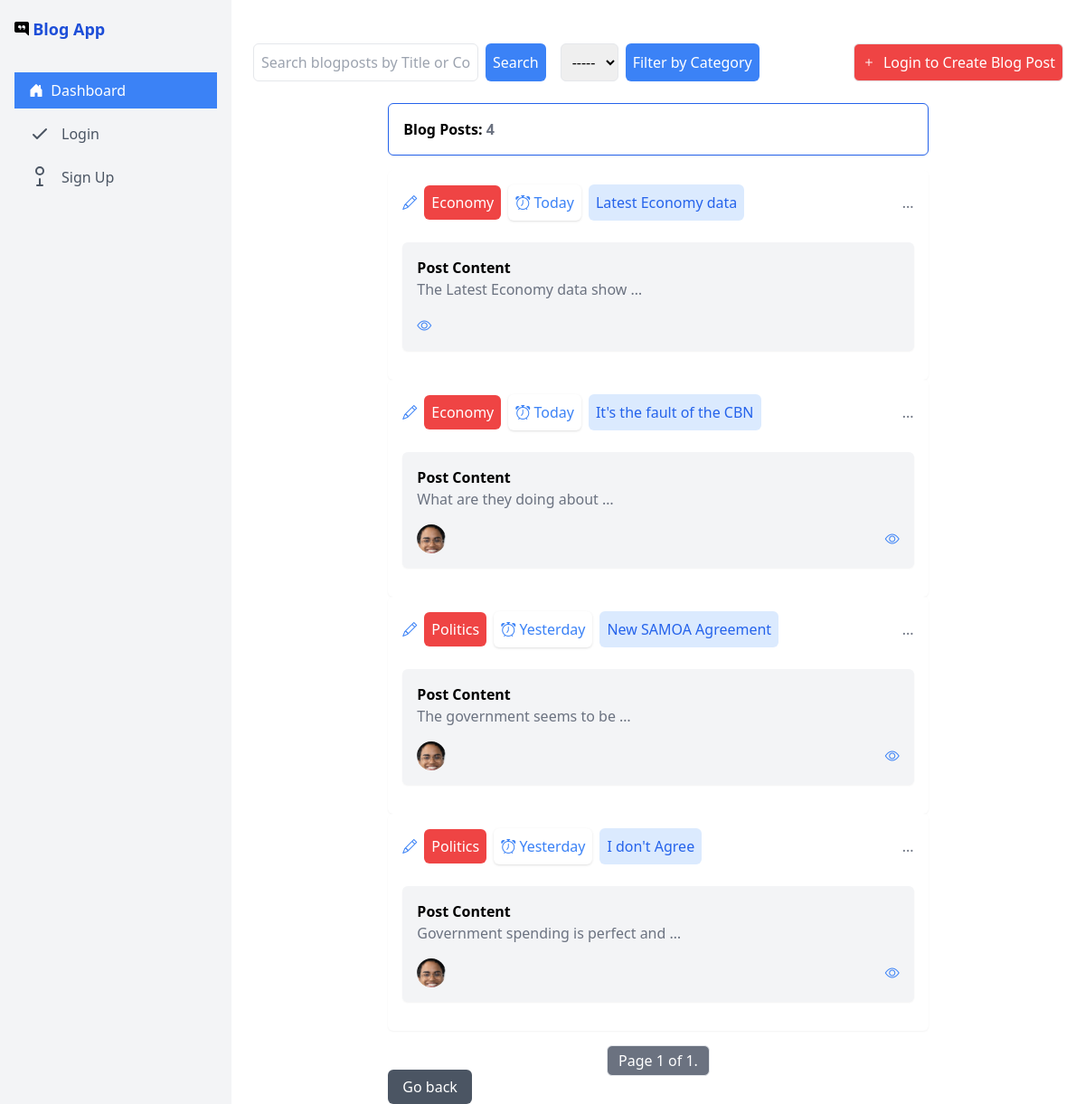
The page / on the database its author committed.
### blog/models.py (models this page shows, shortened)
class BlogPost(models.Model):
    title = models.CharField(max_length=255)
    content = models.TextField()
    category = models.ForeignKey(Category, on_delete=models.SET_NULL, null=True, blank=True)
    author = models.ForeignKey(settings.AUTH_USER_MODEL, on_delete=models.CASCADE)
    created_at = models.DateTimeField(auto_now_add=True)
    modified_at = models.DateTimeField(auto_now=True)
    class Meta:
        ordering = ['-created_at']

class Category(models.Model):
    name = models.CharField(max_length=255, unique=True)
    description = models.TextField(blank=True, null=True)
    class Meta:
        ordering = ['name']

### accounts/models.py (models this page shows)
class CustomUser(AbstractUser):
    username = None
    email = models.EmailField(db_index=True, unique=True, validators=[validate_email])
    profile_pix = models.ImageField(upload_to='profile_pix/', default='profile_pix/sample.png')
    objects = UserManager()
    USERNAME_FIELD = 'email'
    REQUIRED_FIELDS = []
    EMAIL_FIELD = 'email'
    class Meta:
        ordering = ['-date_joined']
    def __str__(self):
        return self.email

### blog/views.py (the view)
# urls.py: path("", views.BlogPostListView.as_view(), name="blogposts"),
class BlogPostListView(ListView):
    model = BlogPost
    context_object_name = 'blogposts'
    template_name = 'blog/blogposts.html'
    paginate_by = 5
    def get_queryset(self, *args, **kwargs):
        base_queryset = BlogPost.objects.all()
        search_query = self.request.GET.get('q', None)
        category = self.request.GET.get('category', None)
        if search_query:
            self.queryset = base_queryset.filter(Q(title__icontains=search_query) | Q(content__icontains=search_query))
        elif category:
            self.queryset = base_queryset.filter(category__name__icontains=category)
        else:
            self.queryset = base_queryset
        return self.queryset

### blog/templates/blog/blogposts.html (shortened to what this page needs)
{% extends 'blog/base.html' %}
{% block content %}
{% load humanize %}
<div class="container mx-auto m-6">
    <div class="flex space-x-2 justify-between">
            <form method="GET" action="{% url 'blogposts' %}" class="flex w-full">
                <input
                    type="text"
                    name="q"
                    class="bg-white flex-grow p-2 border rounded-md"
                    placeholder="Search blogposts by Title or Content"
                    value="{{ search_query }}">
                <button type="submit" class="ml-2 p-2 bg-blue-500 text-white rounded-md">Search</button>
            </form>
            <form action="{% url 'blogposts' %}" method="get" class="flex w-full">
                <select id="loadcategories" class="ml-2 p-2 border rounded-md" name="category" required>
                    <option value="">-----</option>
                </select>
                <input type="submit" class="ml-2 p-2 bg-blue-500 text-white rounded-md" value="Filter by Category">
            </form>
            {% if user.is_authenticated %}
        <div class="w-full flex justify-end space-x-6">
            <a href="{% url 'create-blogpost' %}" class="p-2 rounded-md border bg-blue-600 text-white border-blue-600 flex items-center justify-center">
                <i class="bi bi-plus mr-2"></i> Create Blog Post
            </a>
        </div>
        {% else %}
        <div class="w-full flex justify-end space-x-6">
            <a href="{% url 'login' %}" class="p-2 rounded-md border bg-red-500 text-white flex items-center justify-center">
                <i class="bi bi-plus mr-2"></i> Login to Create Blog Post
            </a>
        </div>
        {% endif %}
    </div>
    <div class="flex justify-center mt-6">
        <div class="w-2/3">
            <div class="p-4 bg-white rounded-md border border-blue-600 shadow-sm mb-4">
                <h1 class="font-bold">Blog Posts: <span class="text-gray-500">{{ blogposts.count }}</span></h1>
            </div>
            {% for post in blogposts %}
            <div class="space-y-4">
                <div class="p-4 bg-white rounded-md shadow-sm">
                    <div class="flex justify-between items-center">
                        <div class="flex items-center space-x-2">
                            {% if post.category %}
                            <a href="{% url 'update-category' pk=post.category.id %}">
                                <button title='Update Category' class="text-blue-500"><i class="bi bi-pencil"></i></button>
                            </a>
                            <span class="text-white">
                                <a title="Click to filter for this category only" href="?category={{ post.category.name }}" class="p-2 bg-red-500 rounded-md">
                                    {{ post.category.name }}
                                </a>
                            </span>
                            {% else %}
                            <span class="text-white">
                                <a class="p-2 bg-red-500 rounded-md">
                                    No Category Selected
                                </a>
                            </span>
                            {% endif %}
                            <span class="text-blue-500">
                                <button class="p-2 shadow bg-white rounded-md"><i class="bi bi-alarm"></i> {{ post.created_at|naturalday|capfirst }}</button>
                            </span>
                            <span class="text-blue-600">
                                <button class="p-2 bg-blue-100 rounded-md">{{ post.title }}</button>
                            </span>
                        </div>
                        <button class="text-gray-500">...</button>
                    </div>
                    <br>
                    <div class="p-4 bg-gray-100 rounded-md shadow-sm mb-4">
                        <h2 class="font-bold">Post Content</h2>
                        <p class="text-gray-500">{{ post.content|truncatewords:5 }}</p>
                        <div class="flex items-center justify-between mt-4">
                            {% if post.author.profile_pix %}
                            <div class="flex items-center space-x-2">
                                <img src="{{ post.author.profile_pix.url }}" title="Created by {{ post.author }}" class="w-8 h-8 rounded-full object-cover" alt="{{ post.author }}" />
                            </div>
                            {% endif %}
                            <div class="flex items-center space-x-2">
                                <a title="Read More" href="{% url 'blogpost-detail' pk=post.id %}">
                                    <button class="text-blue-500"><i class="bi bi-eye"></i></button>
                                </a>
                            </div>
                        </div>
                    </div>
                </div>
            </div>
            {% endfor %}
            <div class="pagination mt-4 flex justify-center items-center space-x-2">
                <span class="px-3 py-1 border rounded-md text-white bg-gray-500">
                    Page {{ page_obj.number }} of {{ page_obj.paginator.num_pages }}.
                </span>
            </div>
            <a class="btn btn-primary shadow-sm mt-2 px-4 py-2 bg-gray-600 text-white rounded-md cursor-pointer" onclick="history.go(-1)">Go back</a>
        </div>
    </div>
</div>
{% endblock %}

### blog/templates/blog/base.html (shortened to what this page needs)
<!DOCTYPE html>
<html lang="en">
<head>
<link rel="stylesheet" href="//code.jquery.com/ui/1.12.1/themes/base/jquery-ui.css">
{% load static %}
<script src="https://cdn.tailwindcss.com"></script>
</head>
{% block body%}
<body class="flex h-screen">
{% endblock %}
<div class="w-64 bg-gray-100 text-dark flex-shrink-0 hidden md:block">
    <div class="flex items-center h-16 bg-gray-100 px-4">
        <i class="bi bi-chat-right-quote-fill"></i>
        <h1 class="text-lg font-bold text-blue-700">
            <a href="{% url 'blogposts' %}">Blog App</a>
            </h1>
    </div>
    <nav class="flex flex-col p-4 space-y-2">
        <a href="{% url 'blogposts' %}" class="nav-link flex items-center px-4 py-2 text-gray-500 hover:bg-gray-700 hover:text-white">
            <i class="bi bi-house-door-fill"></i>&nbsp; Dashboard
        </a>
        {% if user.is_authenticated %}
        <a href="{% url 'user-profile' %}" class="nav-link flex items-center px-4 py-2 text-gray-600 hover:bg-gray-700 hover:text-white">
            <i class="bi bi-person-badge"> </i> &nbsp;
            <span class="font-bold">{{ user.first_name|upper }}</span> &nbsp; Profile Page
        </a>
        <a href="{% url 'create-category' %}" class="nav-link flex items-center px-4 py-2 text-gray-600 hover:bg-gray-700 hover:text-white">
            <svg class="w-6 h-6 mr-3" fill="none" stroke="currentColor" viewBox="0 0 24 24" xmlns="http://www.w3.org/2000/svg">
                <path stroke-linecap="round" stroke-linejoin="round" stroke-width="2" d="M12 4v16m8-8H4"></path>
            </svg>
            Create Category
        </a>
        <a href="{% url 'categories' %}" class="nav-link flex items-center px-4 py-2 text-gray-600 hover:bg-gray-700 hover:text-white">
            <i class="bi bi-eye"> </i> &nbsp; View all Categories
        </a>
        <a href="{% url 'logout' %}" class="nav-link flex items-center px-4 py-2 text-gray-600 hover:bg-gray-700 hover:text-white">
            <svg class="w-6 h-6 mr-3" fill="none" stroke="currentColor" viewBox="0 0 24 24" xmlns="http://www.w3.org/2000/svg">
                <path stroke-linecap="round" stroke-linejoin="round" stroke-width="2" d="M17 16l4-4m0 0l-4-4m4 4H7m6 4v1m0-1a2 2 0 110-4m0 4v1m0-5a2 2 0 10-4 0 2 2 0 004 0z"></path>
            </svg>
            Logout
        </a>
        {% else %}
        <a href="{% url 'login' %}" class="nav-link flex items-center px-4 py-2 text-gray-600 hover:bg-gray-700 hover:text-white">
            <svg class="w-6 h-6 mr-3" fill="none" stroke="currentColor" viewBox="0 0 24 24" xmlns="http://www.w3.org/2000/svg">
                <path stroke-linecap="round" stroke-linejoin="round" stroke-width="2" d="M5 13l4 4L19 7"></path>
            </svg>
            Login
        </a>
        <a href="{% url 'signup' %}" class="nav-link flex items-center px-4 py-2 text-gray-600 hover:bg-gray-700 hover:text-white">
            <svg class="w-6 h-6 mr-3" fill="none" stroke="currentColor" viewBox="0 0 24 24" xmlns="http://www.w3.org/2000/svg">
                <path stroke-linecap="round" stroke-linejoin="round" stroke-width="2" d="M16 5a4 4 0 11-8 0 4 4 0 018 0zM12 14v7m0 0H9m3 0h3"></path>
            </svg>
            Sign Up
        </a>
        {% endif %}
    </nav>
</div>
<div class="flex-1 p-6">
    {% block content %}
    {% endblock %}
</div>
<link rel="stylesheet" href="https://cdn.jsdelivr.net/npm/bootstrap-icons@1.5.0/font/bootstrap-icons.css">
</body>
</html>

### rows shown on the page
BlogPost: category.name "Economy", created_at "Today", title "Latest Economy data", content "The Latest Economy data show …"
BlogPost: category.name "Economy", created_at "Today", title "It's the fault of the CBN", content "What are they doing about …", author.profile_pix (picture)
BlogPost: category.name "Politics", created_at "Yesterday", title "New SAMOA Agreement", content "The government seems to be …", author.profile_pix (picture)
BlogPost: category.name "Politics", created_at "Yesterday", title "I don't Agree", content "Government spending is perfect and …", author.profile_pix (picture)

### other values the page prints
{{ blogposts.count }} "4"
{{ page_obj.number }} "1"
{{ page_obj.paginator.num_pages }} "1"
